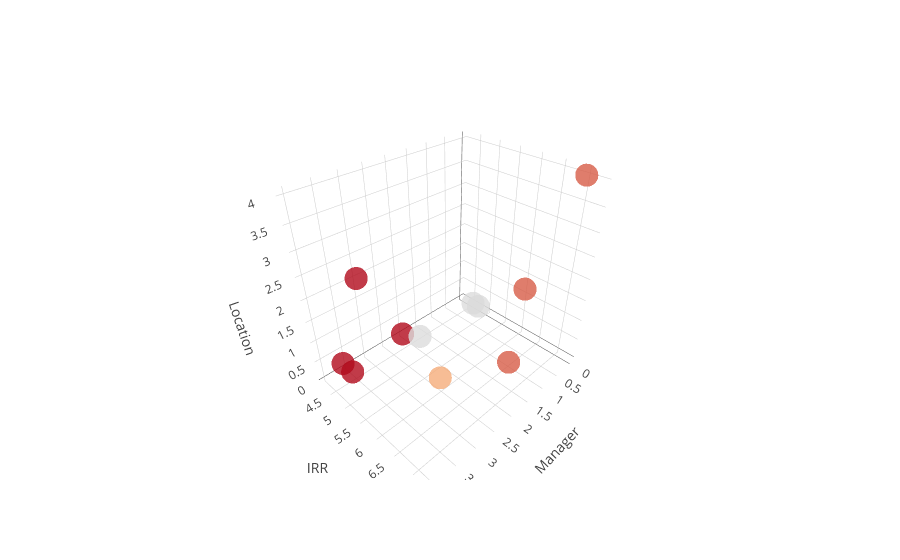

Notebook cell for this chart:
### Markdown cell above
### Plot clusters

### Code cell
# plot clustered data
trace = go.Scatter3d(
    x = [managers[k] for k in X[:,0]],
    y = X[:,1],
    z = [locations[k] for k in X[:,2]],
    mode = 'markers',
    marker=dict(
            dict(color=clusters),
            opacity=0.8),
)

layout = go.Layout(
            scene = dict(
                xaxis = dict(
                    title='Manager'),
                    yaxis = dict(
                        title='IRR'),
                    zaxis = dict(
                        title='Location'),),
                  )

fig = go.Figure(data=[trace], layout=layout)
iplot(fig, filename = 'cluster')

### Figure 1 — Plotly figure (JSON) as saved in the notebook; plotly's stock layout.template omitted (floating-point values rounded to 4 significant figures)
{"data": [{"marker": {"color": [0, 0, 3, 3, 2, 2, 0, 1, 3, 3, 2], "opacity": 0.8}, "mode": "markers", "type": "scatter3d", "x": [3, 3, 2, 3, 1, 1, 4, 3, 4, 4, 0], "y": [7.2, 7.3, 4.2, 4.2, 6.7, 6.5, 7.2, 6.5, 5, 5.3, 7], "z": [3, 3, 0, 2, 2, 0, 3, 1, 1, 1, 4]}], "layout": {"scene": {"xaxis": {"title": "Manager"}, "yaxis": {"title": "IRR"}, "zaxis": {"title": "Location"}}}}
